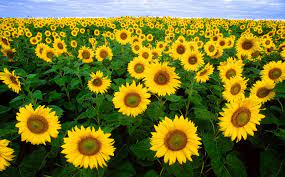
#> input picture 7thSemLab/DIP/images/flower1.jpeg, 285 x 177 px
$ jupyter execute Q4.ipynb
#> lines starting #> are read from the running program, lines starting #| are printed output that depends on the picture
[cell 1]
import cv2
import numpy as np
import matplotlib.pyplot as plt

img = cv2.imread('./images/flower1.jpeg', 0)
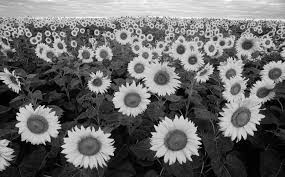
#> img: shape (177, 285); min 0, max 255, mean 106.2

min_intensity = np.min(img)
#> min_intensity = 0
max_intensity = np.max(img)
#> max_intensity = 255
stretched_img = (((img - min_intensity) / (max_intensity - min_intensity) * 255).astype(np.uint8))
equalized_img = cv2.equalizeHist(img)
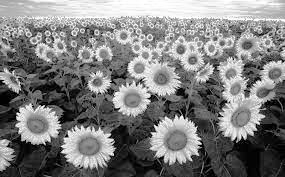
#> equalized_img: shape (177, 285); min 0, max 255, mean 126.9

hist_original = cv2.calcHist([img], [0], None, [256], [0, 256])
#> hist_original = 256 values, max 508 at index 0, min 1 at index 253, mean 197.1
hist_stretched = cv2.calcHist([stretched_img], [0], None, [256], [0, 256])
#> hist_stretched has the same summary as hist_original
hist_equalized_img = cv2.calcHist([equalized_img], [0], None, [256], [0, 256])
#> hist_equalized_img = 256 values, max 508 at index 0, min 0 at index 3, mean 197.1

plt.figure(figsize=(12, 8))

plt.subplot(231)
plt.title('Original Image')
plt.imshow(img)
plt.axis('off')

plt.subplot(232)
plt.title('Stretched Image')
plt.imshow(stretched_img)
plt.axis('off')


plt.subplot(233)
plt.title('Equalized Image')
plt.imshow(equalized_img)
plt.axis('off')

plt.subplot(234)
plt.title('Histogram (Original)')
plt.plot(hist_original)
plt.xlim([0, 256])

plt.subplot(235)
plt.title('Histogram (Stretched)')
plt.plot(hist_stretched)
plt.xlim([0, 256])

plt.subplot(236)
plt.title('Histogram (Equalized)')
plt.plot(hist_equalized_img)
plt.xlim([0, 256])

plt.tight_layout()
plt.show()
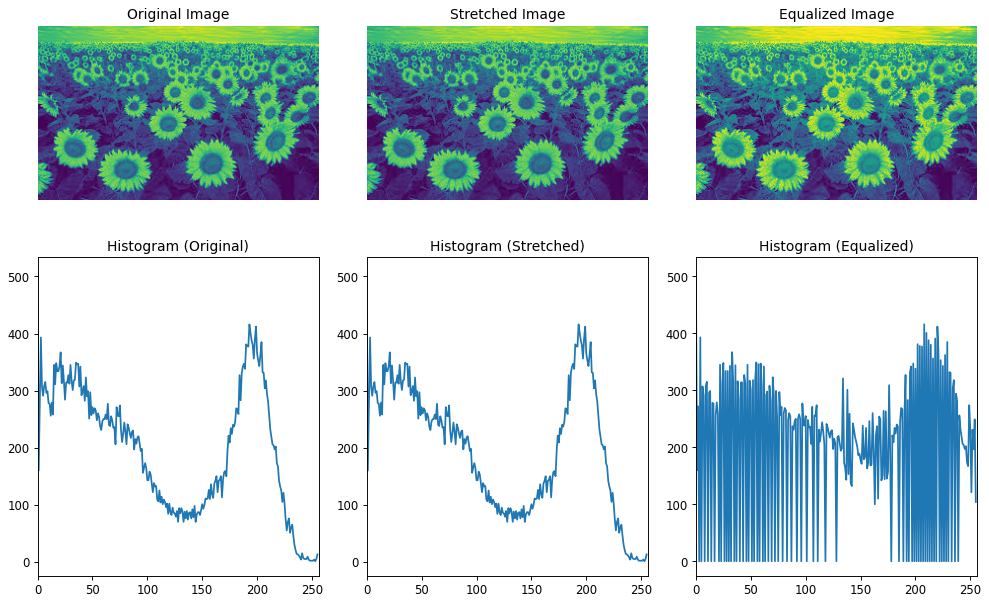
#> figure drawn by matplotlib, 6 panels; panel 4: curve peaks at x = 0, y = 508; panel 5: curve peaks at x = 0, y = 508; panel 6: curve peaks at x = 0, y = 508

$ run again, with 7thSemLab/DIP/images/flower2.jpeg copied over 7thSemLab/DIP/images/flower1.jpeg
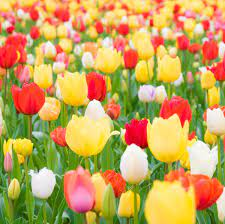
#> input picture 7thSemLab/DIP/images/flower2.jpeg, 225 x 224 px
#> `img = cv2.imread('./images/flower1.jpeg', 0)`:
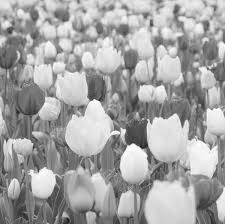
#> img: shape (224, 225); min 21, max 255, mean 164.4
#> min_intensity = 21
#> max_intensity = 255
#> `equalized_img = cv2.equalizeHist(img)`:
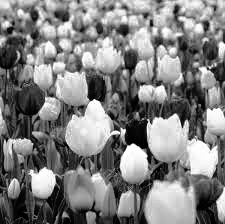
#> equalized_img: shape (224, 225); min 0, max 255, mean 128.3
#> hist_original = 256 values, max 588 at index 228, min 0 at index 0, mean 196.9
#> hist_stretched = 256 values, max 588 at index 225, min 0 at index 1, mean 196.9
#> hist_equalized_img = 256 values, max 588 at index 232, min 0 at index 26, mean 196.9

$ run again, with 7thSemLab/DIP/images/penguin.jpeg copied over 7thSemLab/DIP/images/flower1.jpeg
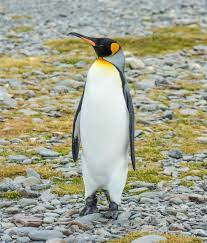
#> input picture 7thSemLab/DIP/images/penguin.jpeg, 207 x 243 px
#> `img = cv2.imread('./images/flower1.jpeg', 0)`:
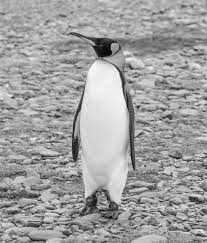
#> img: shape (243, 207); min 0, max 255, mean 160.5
#> min_intensity = 0
#> max_intensity = 255
#> `equalized_img = cv2.equalizeHist(img)`:
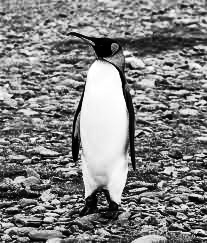
#> equalized_img: shape (243, 207); min 0, max 255, mean 128.4
#> hist_original = 256 values, max 668 at index 169, min 0 at index 250, mean 196.5
#> hist_stretched has the same summary as hist_original
#> hist_equalized_img = 256 values, max 668 at index 141, min 0 at index 41, mean 196.5
